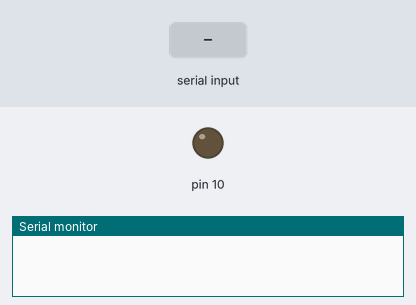
This sketch was run on a simulated Arduino Uno, built with avr-gcc and run on an emulated ATmega328P. Parts: output pins drawn as LEDs (lit = HIGH), the last lines printed to the serial monitor. The inputs (shaded band) are chosen by the test bench.

Above: at 1.2 s.
1.3 s: "90,45\n" received over Serial
At 2.8 s:
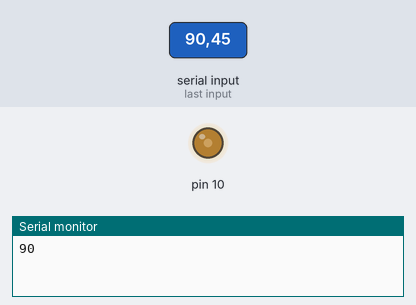
3.8 s: "30,150\n" received over Serial
At 6.0 s:
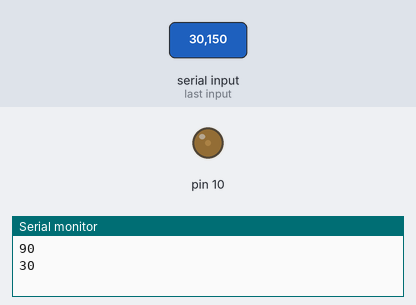
6.3 s: "200\n" received over Serial
At 7.7 s:
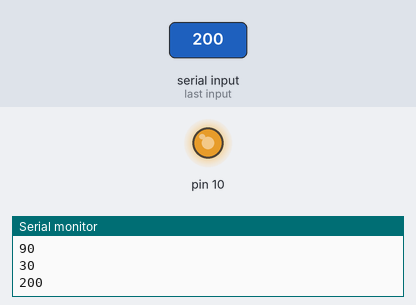
8.8 s: "90\n" received over Serial
At 10.8 s:
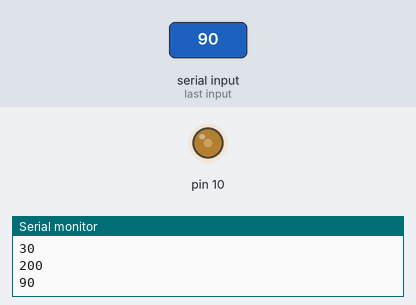
Timing chart, 0 to 12.3 s (numbered marks = the images above; inputs shaded):
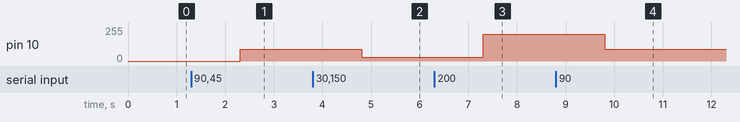

Measured:
- after the input at 1.3 s, pin 10: 0/255 → 90/255 after 1.0 s
- after the input at 3.8 s, pin 10: 90/255 → 30/255 after 1.0 s
- after the input at 6.3 s, pin 10: 30/255 → 200/255 after 1.0 s
- after the input at 8.8 s, pin 10: 200/255 → 90/255 after 1.0 s

The sketch:

L298_test_2.ino
```cpp
// (licence header left out)
void setup() {
    pinMode(10, OUTPUT);
    Serial.begin(9600);
}

String msg;
int pwm = 0;
void loop() {
    if (Serial.available()  > 0) {
        msg = Serial.readString();
        pwm = msg.toInt();
        Serial.println(pwm, DEC);
    }
    analogWrite(10, pwm);
    digitalWrite(6, 1);
    digitalWrite(7, 0);
}
```
